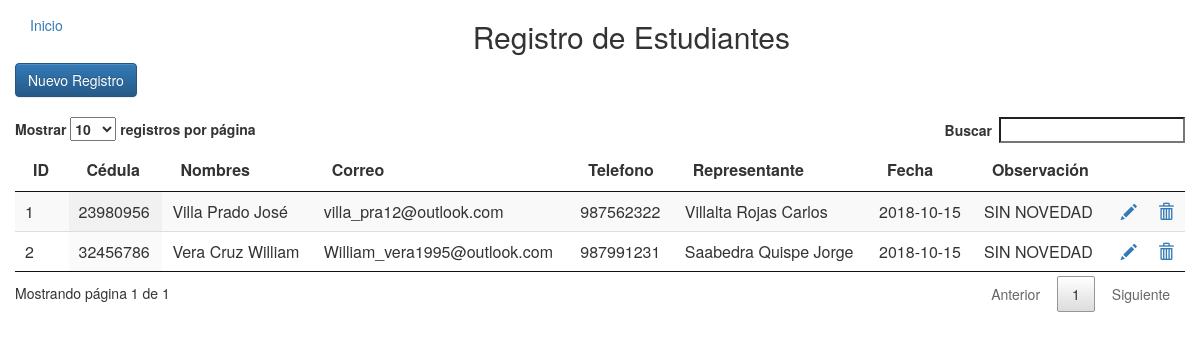
/oper.php, run on the app's committed database.
### tables this page shows
CREATE TABLE IF NOT EXISTS `estudiantes` (
`id` int(11) NOT NULL,
  `cedula` int(11) DEFAULT NULL,
  `nombres` varchar(60) DEFAULT NULL,
  `correo` varchar(60) DEFAULT NULL,
  `telef` int(11) NOT NULL,
  `repre` varchar(60) DEFAULT NULL,
  `fecha` date DEFAULT NULL,
  `obs` text
);

### oper.php (the view, shortened to what this page needs)
<?php
	require 'funcs/conexion.php';
	$where = "";
	$sql = "SELECT * FROM estudiantes $where LIMIT 100";
	$resultado = $mysqli->query($sql);
?>
<html lang="es">
	<head>
		<link href="css/bootstrap.min.css" rel="stylesheet">
		<link href="css/jquery.dataTables.min.css" rel="stylesheet">
		<link href="css/bootstrap-theme.css" rel="stylesheet">
	</head>
	<body>
	<div id='navbar' class='navbar-collapse collapse'>
						<ul class='nav navbar-nav'>
							<li class='active'><a href='welcome.php'>Inicio</a></li>
						</ul>
		<div class="container">
			<div class="row">
				<h2 style="text-align:center">Registro de Estudiantes</h2>
			</div>
			<div class="row">
				<a href="nuevo.php" class="btn btn-primary">Nuevo Registro</a>
			</div>
			<br>
			<div class="row table-responsive">
				<table class="display" id="mitabla">
					<thead>
						<tr>
							<th>ID</th>
							<th>Cédula</th>
							<th>Nombres</th>
							<th>Correo</th>
							<th>Telefono</th>
							<th>Representante</th>
							<th>Fecha</th>
							<th>Observación</th>
							<th></th>
							<th></th>
						</tr>
					</thead>
					<tbody>
						<?php while($row = $resultado->fetch_array(MYSQLI_ASSOC)) { ?>
							<tr>
								<td><?php echo $row['id']; ?></td>
								<td><?php echo $row['cedula']; ?></td>
								<td><?php echo $row['nombres']; ?></td>
								<td><?php echo $row['correo']; ?></td>
								<td><?php echo $row['telef']; ?></td>
								<td><?php echo $row['repre']; ?></td>
								<td><?php echo $row['fecha']; ?></td>
								<td><?php echo $row['obs']; ?></td>
								<td><a href="modificar.php?id=<?php echo $row['id']; ?>"><span class="glyphicon glyphicon-pencil"></span></a></td>
								<td><a href="#" data-href="eliminar.php?id=<?php echo $row['id']; ?>" data-toggle="modal" data-target="#confirm-delete"><span class="glyphicon glyphicon-trash"></span></a></td>
							</tr>
						<?php } ?>
					</tbody>
				</table>
			</div>
		</div>
	</body>
</html>

### data on the page
estudiantes: id "1", cedula "23980956", nombres "Villa Prado José", correo "villa_pra12@outlook.com", telef "987562322", repre "Villalta Rojas Carlos", fecha "2018-10-15", obs "SIN NOVEDAD"
estudiantes: id "2", cedula "32456786", nombres "Vera Cruz William", correo "William_vera1995@outlook.com", telef "987991231", repre "Saabedra Quispe Jorge", fecha "2018-10-15", obs "SIN NOVEDAD"
